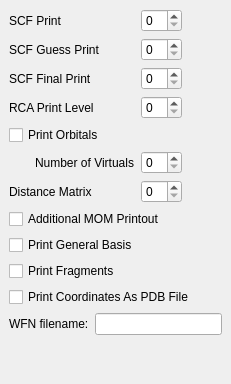
          <widget class="QWidget" name="AdvancedPrintOptions" >
           <layout class="QVBoxLayout" >
            <property name="margin" >
             <number>9</number>
            </property>
            <property name="spacing" >
             <number>6</number>
            </property>
            <item>
             <layout class="QGridLayout" >
              <property name="margin" >
               <number>0</number>
              </property>
              <property name="spacing" >
               <number>6</number>
              </property>
              <item row="2" column="2" >
               <widget class="QSpinBox" name="scf_final_print" />
              </item>
              <item row="3" column="2" >
               <widget class="QSpinBox" name="rca_print" />
              </item>
              <item row="6" column="2" >
               <widget class="QSpinBox" name="print_distance_matrix" />
              </item>
              <item row="5" column="1" >
               <widget class="QLabel" name="label_27" >
                <property name="text" >
                 <string>Number of Virtuals</string>
                </property>
               </widget>
              </item>
              <item row="0" column="2" >
               <widget class="QSpinBox" name="scf_print" />
              </item>
              <item row="1" column="2" >
               <widget class="QSpinBox" name="scf_guess_print" />
              </item>
              <item row="5" column="2" >
               <widget class="QSpinBox" name="print_orbitals" />
              </item>
              <item row="0" column="3" >
               <spacer>
                <property name="orientation" >
                 <enum>Qt::Horizontal</enum>
                </property>
                <property name="sizeHint" >
                 <size>
                  <width>40</width>
                  <height>20</height>
                 </size>
                </property>
               </spacer>
              </item>
              <item row="5" column="0" >
               <spacer>
                <property name="orientation" >
                 <enum>Qt::Horizontal</enum>
                </property>
                <property name="sizeType" >
                 <enum>QSizePolicy::Fixed</enum>
                </property>
                <property name="sizeHint" >
                 <size>
                  <width>20</width>
                  <height>20</height>
                 </size>
                </property>
               </spacer>
              </item>
              <item row="4" column="0" colspan="2" >
               <widget class="QCheckBox" name="qui_print_orbitals" >
                <property name="text" >
                 <string>Print Orbitals</string>
                </property>
               </widget>
              </item>
              <item row="3" column="0" colspan="2" >
               <widget class="QLabel" name="label_85" >
                <property name="text" >
                 <string>RCA Print Level</string>
                </property>
               </widget>
              </item>
              <item row="2" column="0" colspan="2" >
               <widget class="QLabel" name="label_43" >
                <property name="text" >
                 <string>SCF Final Print</string>
                </property>
               </widget>
              </item>
              <item row="1" column="0" colspan="2" >
               <widget class="QLabel" name="label_30" >
                <property name="text" >
                 <string>SCF Guess Print</string>
                </property>
               </widget>
              </item>
              <item row="0" column="0" colspan="2" >
               <widget class="QLabel" name="label_29" >
                <property name="text" >
                 <string>SCF Print</string>
                </property>
               </widget>
              </item>
              <item row="6" column="0" colspan="2" >
               <widget class="QLabel" name="label_105" >
                <property name="text" >
                 <string>Distance Matrix</string>
                </property>
               </widget>
              </item>
             </layout>
            </item>
            <item>
             <widget class="QCheckBox" name="mom_print" >
              <property name="text" >
               <string>Additional MOM Printout</string>
              </property>
             </widget>
            </item>
            <item>
             <widget class="QCheckBox" name="print_general_basis" >
              <property name="text" >
               <string>Print General Basis</string>
              </property>
             </widget>
            </item>
            <item>
             <widget class="QCheckBox" name="scf_print_frgm" >
              <property name="text" >
               <string>Print Fragments</string>
              </property>
             </widget>
            </item>
            <item>
             <widget class="QCheckBox" name="pdb_print" >
              <property name="text" >
               <string>Print Coordinates As PDB File</string>
              </property>
             </widget>
            </item>
            <item>
             <layout class="QHBoxLayout" >
              <property name="margin" >
               <number>0</number>
              </property>
              <property name="spacing" >
               <number>6</number>
              </property>
              <item>
               <widget class="QLabel" name="label_89" >
                <property name="text" >
                 <string>WFN filename:</string>
                </property>
               </widget>
              </item>
              <item>
               <widget class="QLineEdit" name="write_wfn" />
              </item>
             </layout>
            </item>
            <item>
             <spacer>
              <property name="orientation" >
               <enum>Qt::Vertical</enum>
              </property>
              <property name="sizeHint" >
               <size>
                <width>20</width>
                <height>40</height>
               </size>
              </property>
             </spacer>
            </item>
           </layout>
          </widget>
